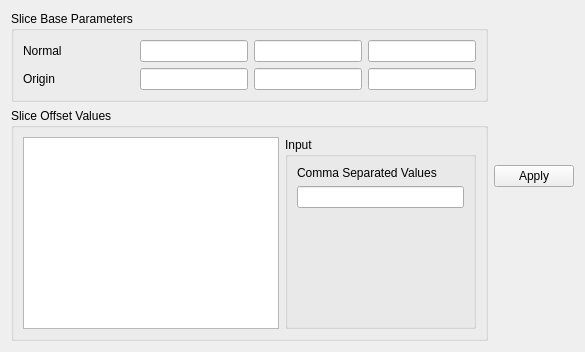
<?xml version="1.0" encoding="UTF-8"?>
<ui version="4.0">
 <class>Form</class>
 <widget class="QWidget" name="Form">
  <property name="geometry">
   <rect>
    <x>0</x>
    <y>0</y>
    <width>585</width>
    <height>352</height>
   </rect>
  </property>
  <property name="windowTitle">
   <string>Form</string>
  </property>
  <layout class="QGridLayout" name="gridLayout">
   <item row="0" column="0">
    <widget class="QGroupBox" name="groupBox">
     <property name="title">
      <string>Slice Base Parameters</string>
     </property>
     <layout class="QHBoxLayout" name="horizontalLayout_4">
      <item>
       <layout class="QVBoxLayout" name="verticalLayout">
        <item>
         <layout class="QHBoxLayout" name="horizontalLayout_2" stretch="1,0,0,0">
          <item>
           <widget class="QLabel" name="label_2">
            <property name="text">
             <string>Normal</string>
            </property>
           </widget>
          </item>
          <item>
           <widget class="QLineEdit" name="sliceNormalXLineEdit"/>
          </item>
          <item>
           <widget class="QLineEdit" name="sliceNormalYLineEdit"/>
          </item>
          <item>
           <widget class="QLineEdit" name="sliceNormalZLineEdit"/>
          </item>
         </layout>
        </item>
        <item>
         <layout class="QHBoxLayout" name="horizontalLayout" stretch="1,0,0,0">
          <item>
           <widget class="QLabel" name="label">
            <property name="text">
             <string>Origin</string>
            </property>
           </widget>
          </item>
          <item>
           <widget class="QLineEdit" name="sliceOriginXLineEdit"/>
          </item>
          <item>
           <widget class="QLineEdit" name="sliceOriginYLineEdit"/>
          </item>
          <item>
           <widget class="QLineEdit" name="sliceOriginZLineEdit"/>
          </item>
         </layout>
        </item>
       </layout>
      </item>
     </layout>
    </widget>
   </item>
   <item row="0" column="1" rowspan="2">
    <layout class="QVBoxLayout" name="verticalLayout_4">
     <item>
      <spacer name="verticalSpacer_3">
       <property name="orientation">
        <enum>Qt::Vertical</enum>
       </property>
       <property name="sizeHint" stdset="0">
        <size>
         <width>20</width>
         <height>40</height>
        </size>
       </property>
      </spacer>
     </item>
     <item>
      <widget class="QPushButton" name="applyButton">
       <property name="text">
        <string>Apply</string>
       </property>
      </widget>
     </item>
     <item>
      <spacer name="verticalSpacer_2">
       <property name="orientation">
        <enum>Qt::Vertical</enum>
       </property>
       <property name="sizeHint" stdset="0">
        <size>
         <width>20</width>
         <height>40</height>
        </size>
       </property>
      </spacer>
     </item>
    </layout>
   </item>
   <item row="1" column="0">
    <widget class="QGroupBox" name="groupBox_2">
     <property name="title">
      <string>Slice Offset Values</string>
     </property>
     <layout class="QHBoxLayout" name="horizontalLayout_3">
      <item>
       <widget class="QListWidget" name="sliceOffsetListWidget"/>
      </item>
      <item>
       <widget class="QGroupBox" name="groupBox_3">
        <property name="title">
         <string>Input</string>
        </property>
        <layout class="QVBoxLayout" name="verticalLayout_5">
         <item>
          <layout class="QVBoxLayout" name="verticalLayout_3">
           <item>
            <widget class="QLabel" name="label_3">
             <property name="text">
              <string>Comma Separated Values</string>
             </property>
            </widget>
           </item>
           <item>
            <widget class="QLineEdit" name="sliceOffCSVLineEdit"/>
           </item>
           <item>
            <spacer name="verticalSpacer">
             <property name="orientation">
              <enum>Qt::Vertical</enum>
             </property>
             <property name="sizeHint" stdset="0">
              <size>
               <width>20</width>
               <height>40</height>
              </size>
             </property>
            </spacer>
           </item>
          </layout>
         </item>
        </layout>
       </widget>
      </item>
      <item>
       <layout class="QVBoxLayout" name="verticalLayout_6"/>
      </item>
     </layout>
    </widget>
   </item>
  </layout>
 </widget>
 <resources/>
 <connections/>
</ui>
